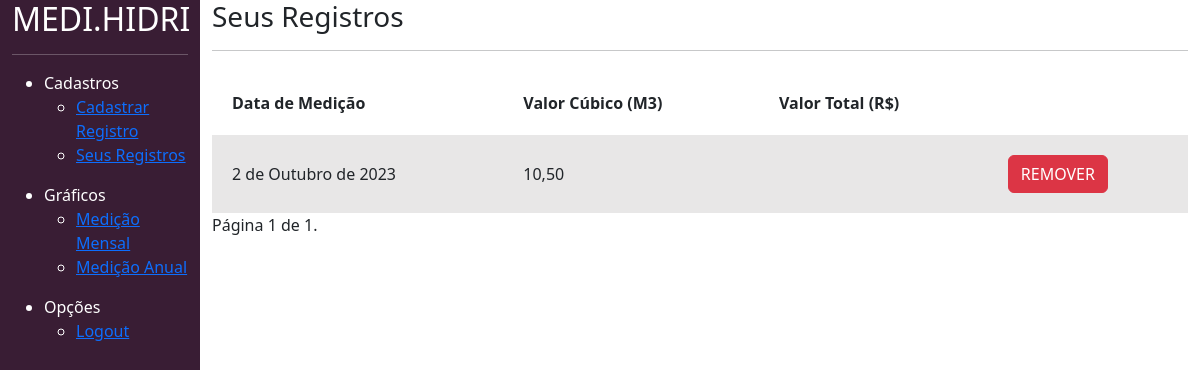
The app's page /divulgar/seus_registros/ (signed in), older data.
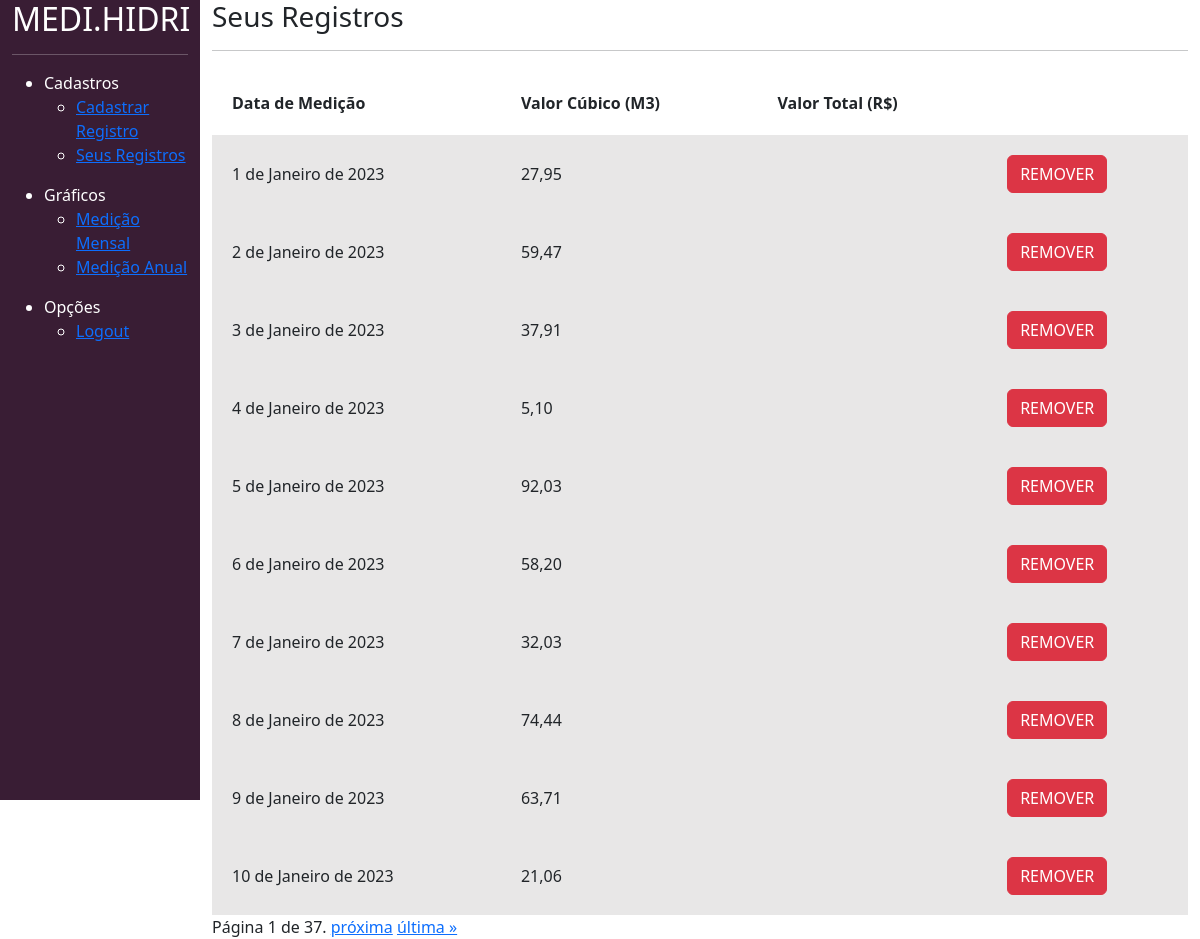
The same page, newer data.
### divulgar/models.py (models this page shows)
class Medicao(models.Model):
    usuario = models.ForeignKey(User, on_delete=models.DO_NOTHING)
    dt      = models.DateField(default=datetime.now)
    m3      = models.FloatField()
    total   = models.FloatField()

### divulgar/views.py (the view)
# urls.py: path('seus_registros/', views.seus_registros, name="seus_registros"),
@login_required
def seus_registros(request):
    if request.method == "GET":
        medicao = Medicao.objects.filter(usuario=request.user).order_by('dt')
        paginator = Paginator(medicao, 10)  # 10 itens por página
        page_number = request.GET.get('page')
        page = paginator.get_page(page_number)
        brazilian_locale = babel.Locale('pt_BR')
        for m in page:
            m.m3_formatado = "{:.2f}".format(decimal.Decimal(m.m3)).replace('.', ',')
            m.total_formatado = numbers.format_currency(m.total, 'BRL', locale=brazilian_locale)
        return render(request, 'seus_registros.html', {'medicao': page})

### divulgar/templates/seus_registros.html (shortened to what this page needs)
{% load static %}
<!doctype html>
<html lang="pt-BR">
<head>
    <link href="https://cdn.jsdelivr.net/npm/bootstrap@5.3.0-alpha1/dist/css/bootstrap.min.css" rel="stylesheet">
    <link href="{% static 'usuarios/css/cadastro.css' %}" rel="stylesheet">
    <link href="{% static 'divulgar/css/seus_registros.css' %}" rel="stylesheet">
</head>
<body>
<div class="container-fluid">
    <div class="row">
        <div class="col-md-2 bg-side sidebar">
            <h2>MEDI.HIDRI</h2>
            <hr>
            <ul>
                <li>Cadastros</li>
                <ul>
                    <li><a href="{% url 'novo_registro' %}" rel="stylesheet"> Cadastrar Registro </a></li>
                </ul>
                <ul>
                    <li><a href="{% url 'seus_registros' %}" rel="stylesheet"> Seus Registros </a></li>
                </ul>
            </ul>
            <ul>
                <li>Gráficos</li>
                <ul>
                    <li><a href="{% url 'dashboard' %}" rel="stylesheet"> Medição Mensal </a></li>
                </ul>
                <ul>
                    <li><a href="{% url 'dashboard_totalizado' %}" rel="stylesheet"> Medição Anual </a></li>
                </ul>
            </ul>
            <ul>
                <li>Opções</li>
                <ul>
                    <li><a href="{% url 'sair' %}" rel="stylesheet"> Logout </a></li>
                </ul>
            </ul>
        </div>
        <div class="col-md">
            <div class="wrapper">
                <div class="box width80">
                    <h3 class="font-vinho">Seus Registros</h3>
                    <hr>
                    <table class="tabela" cellpadding="20">
                        <tr>
                            <th>Data de Medição</th>
                            <th>Valor Cúbico (M3)</th>
                            <th>Valor Total (R$)</th>
                        </tr>
                        {% for medicao in medicao %}
                            <tr class="tabela-linha">
                                <td>{{ medicao.dt }}</td>
                                <td>{{ medicao.m3_formatado }}</td>
                                <td>{{ medicao.total_formatado }}</td>
                                <td>
                                    <a href="{% url 'remover_registro' medicao.id %}" class="btn btn-danger">REMOVER</a>
                                </td>
                            </tr>
                        {% endfor %}
                    </table>
                </div>
            </div>
            <div class="pagination">
            <span class="step-links">
                <span class="current">
                    Página {{ medicao.number }} de {{ medicao.paginator.num_pages }}.
                </span>
                {% if medicao.has_next %}
                    <a href="?page={{ medicao.next_page_number }}">próxima</a>
                    <a href="?page={{ medicao.paginator.num_pages }}">última &raquo;</a>
                {% endif %}
            </span>
        </div>
        </div>
    </div>
</div>
</body>
</html>

### templates/static/usuarios/css/cadastro.css (style rules this page uses)
.bg-side { background-color: #391D34; color: white; height: 100vh; }

### templates/static/divulgar/css/seus_registros.css (style rules this page uses)
.tabela { width: 100%; margin-top: 20px; }
.tabela-linha { background-color: #e8e7e7; }

Row changes from the older to the newer data that the page shows:
removed Medicao: dt "2 de Outubro de 2023", m3_formatado "10,50"
added Medicao: dt "1 de Janeiro de 2023", m3_formatado "27,95"
added Medicao: dt "2 de Janeiro de 2023", m3_formatado "59,47"
added Medicao: dt "3 de Janeiro de 2023", m3_formatado "37,91"
added Medicao: dt "4 de Janeiro de 2023", m3_formatado "5,10"
added Medicao: dt "5 de Janeiro de 2023", m3_formatado "92,03"
added Medicao: dt "6 de Janeiro de 2023", m3_formatado "58,20"
added Medicao: dt "7 de Janeiro de 2023", m3_formatado "32,03"
added Medicao: dt "8 de Janeiro de 2023", m3_formatado "74,44"
added Medicao: dt "9 de Janeiro de 2023", m3_formatado "63,71"
added Medicao: dt "10 de Janeiro de 2023", m3_formatado "21,06"
Text that changed along with them:
{{ medicao.paginator.num_pages }}: "1" → "37"
text now shown: "próxima última »"
